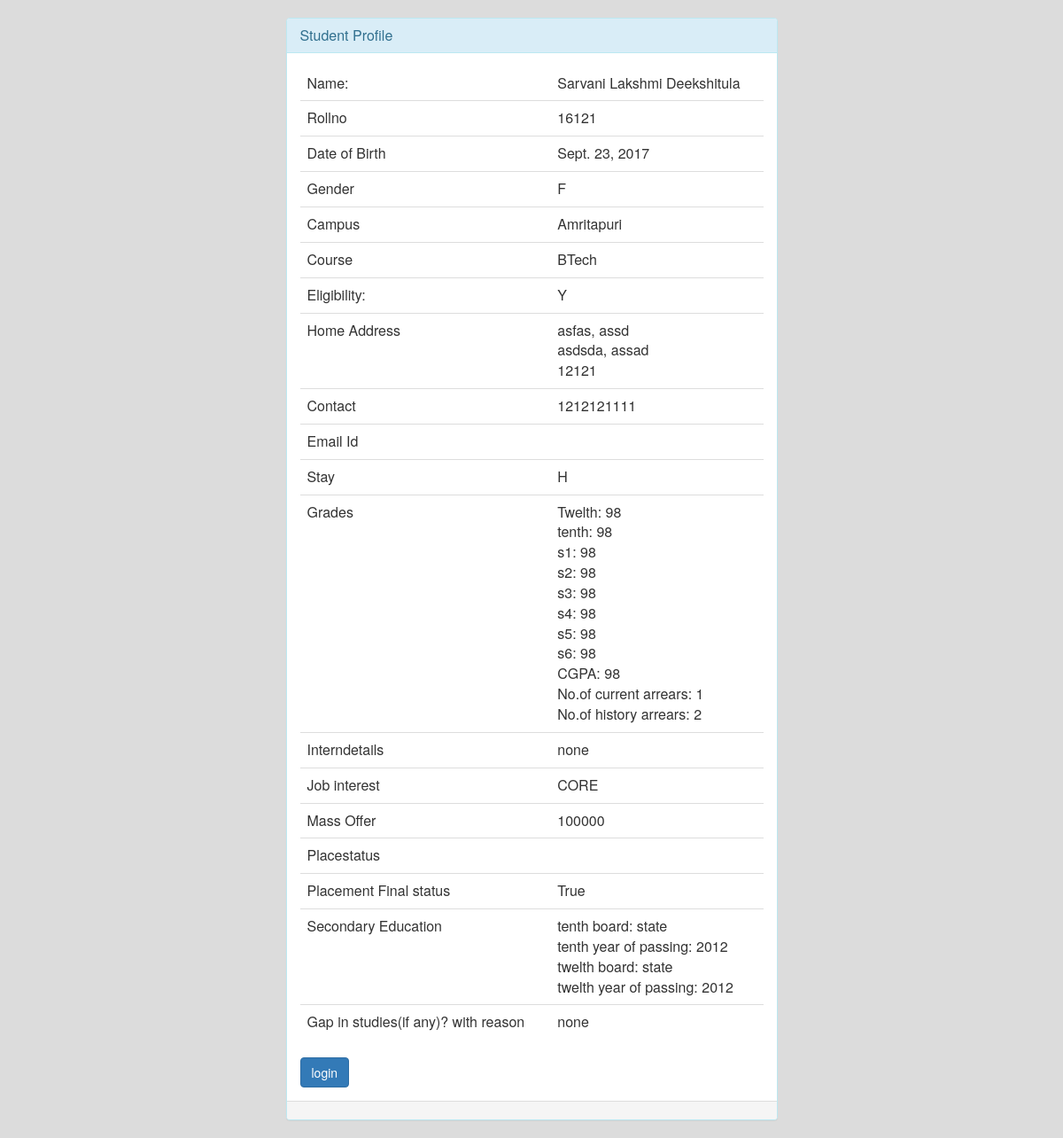
Screenshot of /student/40/ with the database file from the repository.
### StudentLogin/models.py (models this page shows)
class Student_details(models.Model):
    user = models.ForeignKey(User, on_delete=models.CASCADE, default=0)
    name = models.CharField(max_length=50)
    middleName = models.CharField(max_length=50)
    lastName = models.CharField(max_length=50)
    eligibility = models.CharField(choices=ELIGIBILITY_CHOICES, max_length=50,blank=True)
    course = models.CharField(choices=COURSE_CHOICES, max_length=50,blank=True)
    branch = models.CharField(choices=BRANCHES, max_length=50,blank=True)
    rollno = models.CharField(max_length=50)
    massOffer = models.IntegerField(default=0)
    PlacementStatus = models.CharField(choices=STATUS,max_length=50)
    PlacementStatusFinal = models.BooleanField(default=True)
    campus = models.CharField(choices=CAMPUS, max_length=50)
    gender = models.CharField(choices=GENDER, max_length=50)
    DOB = models.DateField()
    tenth_percentage = models.IntegerField(default=0)
    twelth_percentage = models.IntegerField(default=0)
    s1 = models.IntegerField(default=0)
    s2 = models.IntegerField(default=0)
    s3 = models.IntegerField(default=0)
    s4 = models.IntegerField(default=0)
    s5 = models.IntegerField(default=0)
    s5 = models.IntegerField(default=0)
    s6 = models.IntegerField(default=0)
    CGPA = models.IntegerField(default=0)
    no_of_current_Arrears = models.IntegerField(default=0)
    no_of_history_Arrears = models.IntegerField(default=0)
    stay = models.CharField(choices=STAY_CHOICES, max_length=50,blank=True)
    Internship_details = models.TextField()
    job_Interest = models.CharField(choices=JOB_CHOICES, max_length=50,blank=True)
    tenth_board = models.CharField(choices=BOARD, max_length=50,blank=True)
    tenth_year_of_passing = models.IntegerField()
    twelth_board = models.CharField(choices=BOARD, max_length=50,blank=True)
    twelth_year_of_passing = models.IntegerField()
    gap_in_studies_with_reason = models.TextField()
    permanent_address = models.TextField()
    district = models.CharField(max_length=50)
    state = models.CharField(max_length=20)
    country = models.CharField(max_length=20)
    pin = models.IntegerField()
    contact = models.IntegerField()
    UG_marks = models.IntegerField()
    UG_aggr = models.IntegerField()
    course_PG = models.CharField(max_length=50)
    UG_specialiazation = models.CharField(max_length=50)
    UG_college = models.CharField(max_length=50)
    UG_year_of_passing = models.IntegerField()
    gate_score = models.IntegerField()
    Applicable_to_PG = models.CharField(max_length=50)
    ob_profile = models.CharField(max_length=50)
    expr = models.CharField(max_length=50)

### StudentLogin/views.py (the view)
# urls.py: url(r'^(?P<pk>\d+)/$', ProfileDetailView.as_view(), name="profile"),
class ProfileDetailView(DetailView):
    model = User
    template_name = 'StudentLogin/update.html'
    def get_context_data(self, **kwargs):
        context = super(ProfileDetailView, self).get_context_data(**kwargs)
        context['user_info'] = Student_details.objects.get(user=self.get_object())
        return context

### StudentLogin/templates/StudentLogin/update.html (shortened to what this page needs)
<html>
<head>
  <link rel="stylesheet" href="https://maxcdn.bootstrapcdn.com/bootstrap/3.3.7/css/bootstrap.min.css">
  <link href="/static/StudentLogin/css/update.css" rel="stylesheet">
</head>
<body style="background-color: 	#DCDCDC">
  <div class="container">
      <div class="row">
        <div class="col-xs-12 col-sm-12 col-md-6 col-lg-6 col-xs-offset-0 col-sm-offset-0 col-md-offset-3 col-lg-offset-3 toppad" >
          <div class="panel panel-info">
            <div class="panel-heading">
              <h3 class="panel-title">Student Profile</h3>
            </div>
            <div class="panel-body">
              <div class="row">
                <div class=" col-md-12 col-lg-12 ">
                  <table class="table table-user-information">
                    <tbody>
                      <tr>
                        <td>Name:</td>
                        <td>{{user_info.name}} {{ user_info.middleName }} {{ user_info.lastName }}</td>
                      </tr>
                      <tr>
                      <td>Rollno</td>
                      <td>{{ user_info.rollno }}</td>
                    </tr>
                      <tr>
                        <td>Date of Birth</td>
                        <td>{{ user_info.DOB }}</td>
                      </tr>
                     <tr>
                        <td>Gender</td>
                        <td>{{ user_info.gender }}</td>
                      </tr>
                      <tr>
                      <td>Campus</td>
                      <td>{{ user_info.campus }}</td>
                    </tr>
                        <tr>
                        <td>Course</td>
                        <td>{{ user_info.course }}</td>
                      </tr>
                      <tr>
                        <td>Eligibility:</td>
                        <td>{{ user_info.eligibility }}</td>
                      </tr>
                      <tr>
                      <td>Home Address</td>
                      <td>{{ user_info.permanent_address }}, {{ user_info.district }}<br> {{ user_info.state }}, {{ user_info.country }}<br>
                        {{ user_info.pin }}
                      </td>
                    </tr>
                    <tr>
                    <td>Contact</td>
                    <td>{{ user_info.contact }}</td>
                  </tr>
                  <tr>
                  <td>Email Id</td>
                  <td>{{ request.user.email }}</td>
                </tr>
                <tr>
                <td>Stay</td>
                <td>{{ user_info.stay }}</td>
              </tr>
                <tr>
                <td>Grades</td>
                <td>Twelth: {{ user_info.twelth_percentage }}<br>
                  tenth: {{ user_info.tenth_percentage }}<br>
                  s1: {{ user_info.s1 }}<br>
                  s2: {{ user_info.s2 }}<br>
                  s3: {{ user_info.s3 }}<br>
                  s4: {{ user_info.s4 }}<br>
                  s5: {{ user_info.s5 }}<br>
                  s6: {{ user_info.s6 }}<br>
                  CGPA: {{ user_info.CGPA }}<br>
                  No.of current arrears: {{ user_info.no_of_current_Arrears }}<br>
                  No.of history arrears: {{ user_info.no_of_history_Arrears }} <br>
                </td>
              </tr>
              <tr>
              <td>Interndetails</td>
              <td>{{ user_info.Internship_details }}</td>
            </tr>
            <tr>
            <td>Job interest</td>
            <td>{{ user_info.job_Interest }}</td>
          </tr>
          <tr>
          <td>Mass Offer</td>
          <td>{{ user_info.massOffer }}</td>
        </tr>
        <tr>
        <td>Placestatus</td>
        <td>{{ user_info.placestatus }}</td>
      </tr>
      <tr>
      <td>Placement Final status</td>
      <td>{{ user_info.PlacementStatusFinal }}</td>
    </tr>
          <tr>
          <td>Secondary Education</td>
          <td>
            tenth board: {{ user_info.tenth_board }}<br>
            tenth year of passing: {{ user_info.tenth_year_of_passing }}<br>
            twelth board: {{ user_info.twelth_board }}<br>
            twelth year of passing: {{ user_info.twelth_year_of_passing }}<br>
          </td>
        </tr>
        <tr>
        <td>Gap in studies(if any)? with reason</td>
        <td>{{ user_info.gap_in_studies_with_reason }}</td>
      </tr>
                    </tbody>
                  </table>
                {% if request.user.is_authenticated %}<a href="{% url 'edit' user_info.id %}">Edit</a>
                      {% else %}<a href="{% url 'login' %}"  class="btn btn-primary">login</a>{% endif %}
                </div>
              </div>
            </div>
                 <div class="panel-footer">
                    </div>
          </div>
        </div>
      </div>
    </div>
</body>
</html>

### StudentLogin/static/StudentLogin/css/update.css (style rules this page uses)
.table-user-information > tbody > tr { border-top: 1px solid rgb(221, 221, 221); }
.table-user-information > tbody > tr:first-child { border-top: 0; }
.table-user-information > tbody > tr > td { border-top: 0; }
.toppad { margin-top:20px; }

### rows the page displays
Student_details: name "Sarvani", middleName "Lakshmi", lastName "Deekshitula", rollno "16121", DOB "Sept. 23, 2017", gender "F", campus "Amritapuri", course "BTech", eligibility "Y", permanent_address "asfas", district "assd", state "asdsda", country "assad", pin "12121", contact "1212121111", stay "H", twelth_percentage "98", tenth_percentage "98", s1 "98", s2 "98", s3 "98", s4 "98", s5 "98", s6 "98", CGPA "98", no_of_current_Arrears "1", no_of_history_Arrears "2", Internship_details "none", job_Interest "CORE", massOffer "100000", PlacementStatusFinal "True", tenth_board "state", tenth_year_of_passing "2012", twelth_board "state", twelth_year_of_passing "2012", gap_in_studies_with_reason "none"
